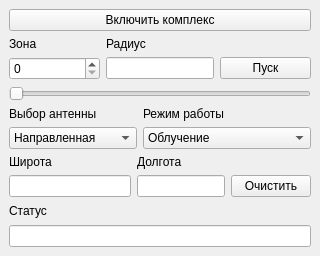
<?xml version="1.0" encoding="UTF-8"?>
<ui version="4.0">
 <class>NiippWidget</class>
 <widget class="QWidget" name="NiippWidget">
  <property name="geometry">
   <rect>
    <x>0</x>
    <y>0</y>
    <width>291</width>
    <height>256</height>
   </rect>
  </property>
  <property name="windowTitle">
   <string>Form</string>
  </property>
  <layout class="QVBoxLayout" name="verticalLayout">
   <property name="spacing">
    <number>6</number>
   </property>
   <property name="leftMargin">
    <number>9</number>
   </property>
   <property name="topMargin">
    <number>9</number>
   </property>
   <property name="rightMargin">
    <number>9</number>
   </property>
   <property name="bottomMargin">
    <number>9</number>
   </property>
   <item>
    <widget class="QPushButton" name="_pb_enable_complex">
     <property name="text">
      <string>Включить комплекс</string>
     </property>
    </widget>
   </item>
   <item>
    <layout class="QGridLayout" name="gridLayout_2">
     <item row="0" column="0">
      <widget class="QLabel" name="lbl_power">
       <property name="sizePolicy">
        <sizepolicy hsizetype="Preferred" vsizetype="Maximum">
         <horstretch>0</horstretch>
         <verstretch>0</verstretch>
        </sizepolicy>
       </property>
       <property name="text">
        <string>Зона</string>
       </property>
      </widget>
     </item>
     <item row="0" column="1">
      <widget class="QLabel" name="lbl_distance">
       <property name="sizePolicy">
        <sizepolicy hsizetype="Preferred" vsizetype="Maximum">
         <horstretch>0</horstretch>
         <verstretch>0</verstretch>
        </sizepolicy>
       </property>
       <property name="text">
        <string>Радиус</string>
       </property>
      </widget>
     </item>
     <item row="1" column="0">
      <widget class="QSpinBox" name="_sb_power"/>
     </item>
     <item row="1" column="1">
      <widget class="QLineEdit" name="_le_distance">
       <property name="sizePolicy">
        <sizepolicy hsizetype="Preferred" vsizetype="Fixed">
         <horstretch>0</horstretch>
         <verstretch>0</verstretch>
        </sizepolicy>
       </property>
      </widget>
     </item>
     <item row="1" column="2">
      <widget class="QPushButton" name="_pb_start">
       <property name="text">
        <string>Пуск</string>
       </property>
      </widget>
     </item>
    </layout>
   </item>
   <item>
    <widget class="QSlider" name="_sl_power">
     <property name="orientation">
      <enum>Qt::Horizontal</enum>
     </property>
    </widget>
   </item>
   <item>
    <layout class="QGridLayout" name="gridLayout">
     <item row="0" column="0">
      <widget class="QLabel" name="lbl_antena">
       <property name="text">
        <string>Выбор антенны</string>
       </property>
      </widget>
     </item>
     <item row="0" column="2">
      <widget class="QLabel" name="lbl_mode">
       <property name="text">
        <string>Режим работы</string>
       </property>
      </widget>
     </item>
     <item row="1" column="0" colspan="2">
      <widget class="QComboBox" name="_cb_antena">
       <item>
        <property name="text">
         <string>Направленная</string>
        </property>
       </item>
       <item>
        <property name="text">
         <string>Ненаправленная</string>
        </property>
       </item>
      </widget>
     </item>
     <item row="1" column="2" colspan="2">
      <widget class="QComboBox" name="_cb_mode">
       <item>
        <property name="text">
         <string>Облучение</string>
        </property>
       </item>
       <item>
        <property name="text">
         <string>Приведение</string>
        </property>
       </item>
       <item>
        <property name="text">
         <string>Круговой обзор</string>
        </property>
       </item>
      </widget>
     </item>
     <item row="2" column="0">
      <widget class="QLabel" name="lbl_l1">
       <property name="text">
        <string>Широта</string>
       </property>
      </widget>
     </item>
     <item row="2" column="1" colspan="2">
      <widget class="QLabel" name="lbl_l2">
       <property name="text">
        <string>Долгота</string>
       </property>
      </widget>
     </item>
     <item row="3" column="0">
      <widget class="QLineEdit" name="_le_lat"/>
     </item>
     <item row="3" column="1" colspan="2">
      <widget class="QLineEdit" name="_le_lon"/>
     </item>
     <item row="3" column="3">
      <widget class="QPushButton" name="_clear_uvod">
       <property name="text">
        <string>Очистить</string>
       </property>
      </widget>
     </item>
    </layout>
   </item>
   <item>
    <widget class="QLabel" name="lbl_status">
     <property name="text">
      <string>Статус</string>
     </property>
    </widget>
   </item>
   <item>
    <widget class="QLineEdit" name="_le_status"/>
   </item>
  </layout>
 </widget>
 <resources/>
 <connections/>
</ui>
